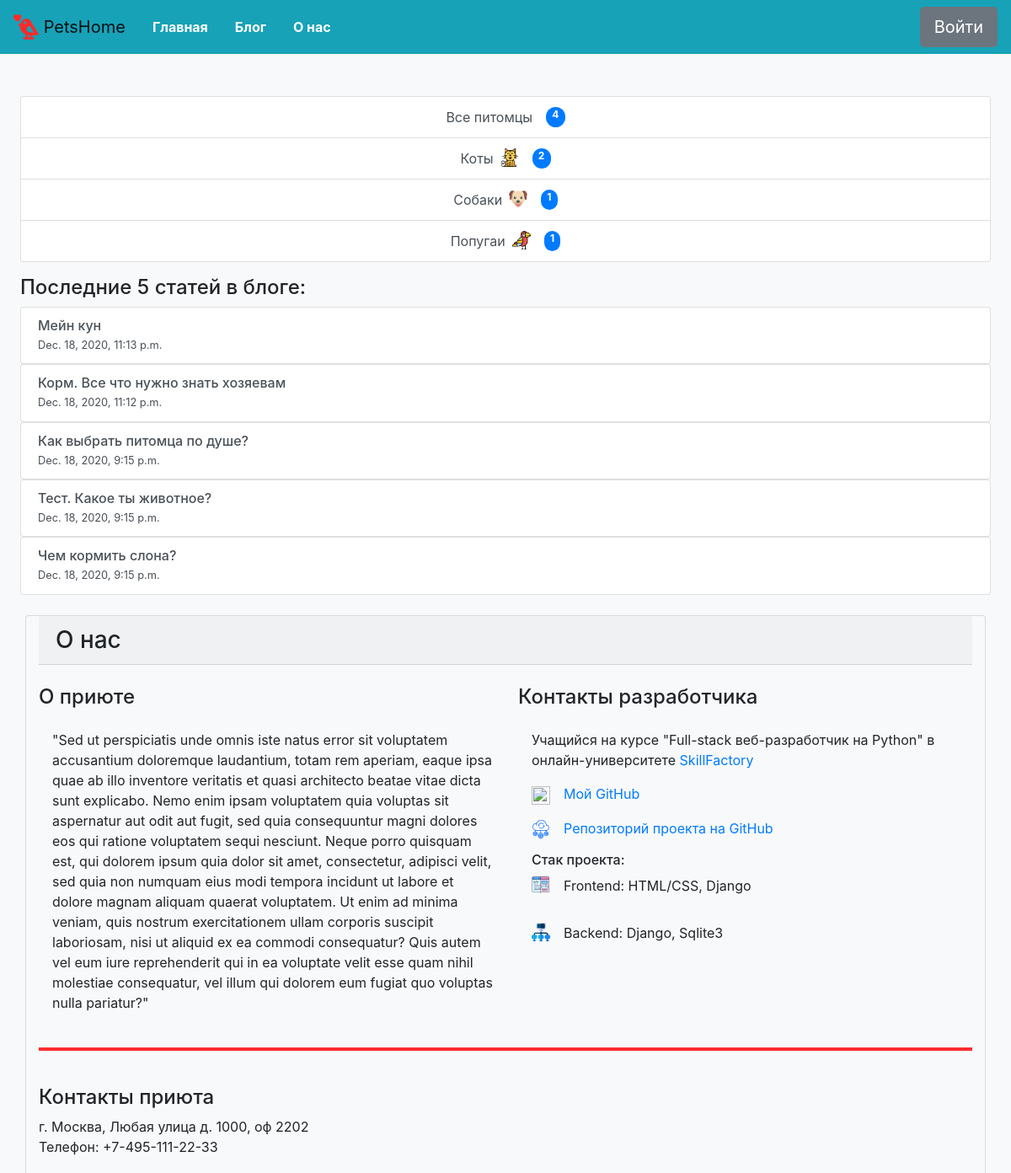
Page /aboutus/ (upper part) on the earlier database version.
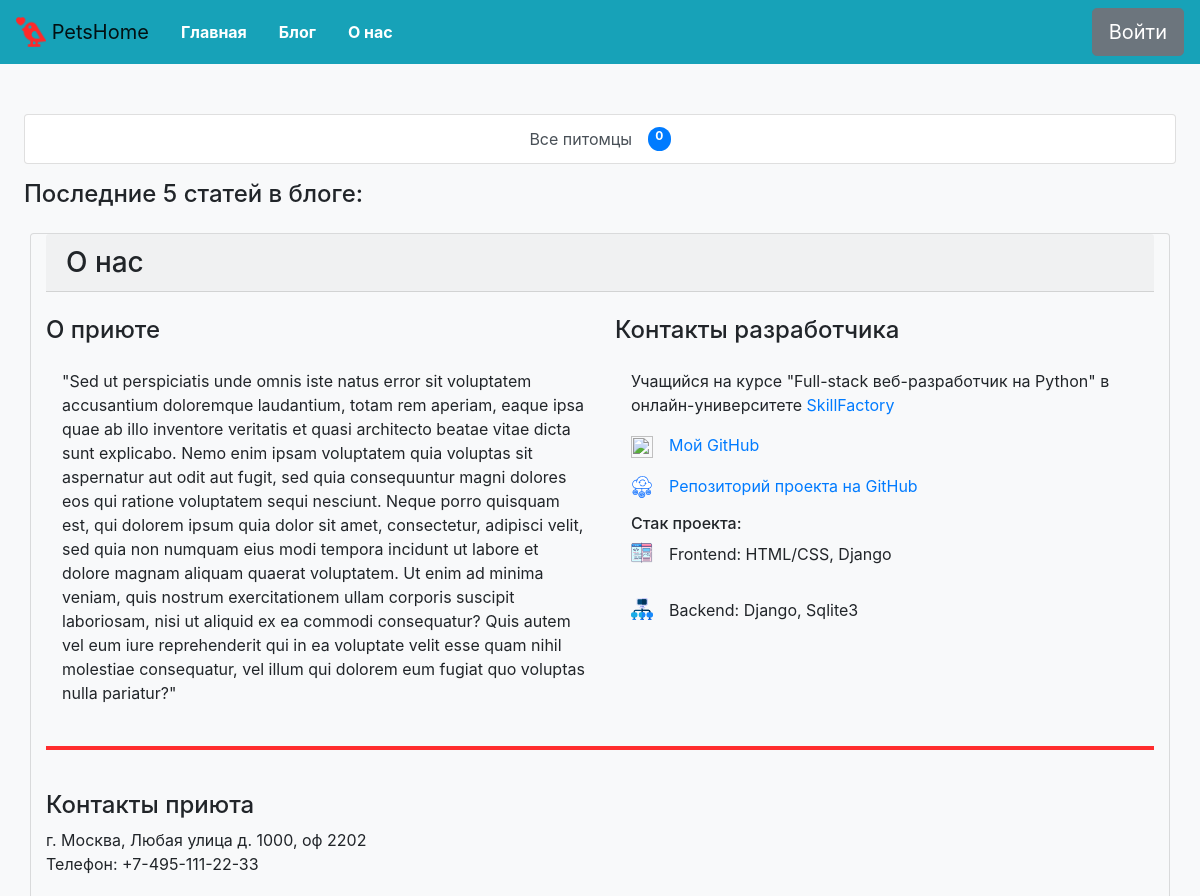
Same page on the later database version.
### pets/models.py (models this page shows, shortened)
class Animal (models.Model):
    CAT = 'Коты'
    DOG = 'Собаки'
    PARROT = 'Попугаи'
    ANIMAL_TYPE = [
        (CAT,'Коты'),
        (DOG, 'Собаки'),
        (PARROT, 'Попугаи'),
    ]
    type = models.CharField(max_length= 30, choices=ANIMAL_TYPE, verbose_name='Тип животного')
    icon = models.ImageField(upload_to='animal_icons/%Y/%m/%d', blank=True, verbose_name='Иконка животного')
    slug = models.SlugField(default='', unique=True)

class Pet (models.Model):
    MALE = 'Мальчик'
    FEMALE = 'Девочка'
    PET_SEX = [
        (MALE,'Мальчик'),
        (FEMALE, 'Девочка'),
    ]
    nickname = models.CharField(max_length=80, verbose_name='Кличка питомца')
    sex = models.CharField (max_length = 10, choices= PET_SEX, verbose_name='Пол питомца')
    breed = models.ForeignKey(Breed, on_delete= models.CASCADE, verbose_name='Порода питомца')
    description = models.TextField(verbose_name='Описание')
    date_enter = models.DateField(default=datetime.date.today(), verbose_name='Дата поступления')
    type = models.ForeignKey(Animal, on_delete=models.CASCADE, verbose_name='Тип питомца')
    year = models.SmallIntegerField(verbose_name='Возраст питомца')
    photo = models.ImageField(upload_to='pet_images/%Y/%m/%d', blank=True, verbose_name='Фото питомца')
    like = models.SmallIntegerField (default=0, verbose_name='Лайки')
    vetpasport = models.BooleanField(default= False,verbose_name='Наличие ветпаспорта у питомца')

class Blog (models.Model):
    title = models.CharField(max_length= 200, verbose_name='Название статьи')
    date = models.DateTimeField(default=timezone.now, verbose_name='Дата опубликования')
    blogpost = models.TextField(verbose_name='Текст сообщения')
    small_decc = models.CharField(max_length = 50, blank=True, verbose_name='Короткий текст сообщения')

### pets/views.py (the view)
# urls.py: path('aboutus/', views.ContactsPageView.as_view(), name='contacts'),
class ContactsPageView(TemplateView):
    template_name = 'aboutus.html'
    def get_context_data(self, **kwargs):
        context = super().get_context_data(**kwargs)
        context["animal"] = models.Animal.objects.all()
        context["pets_count"] = models.Pet.objects.all()
        context["blog5"] = models.Blog.objects.all().order_by('-pk')[:5]
        return context

### pets/templates/aboutus.html (shortened to what this page needs)
{% extends 'base.html' %}
{% load static %}
{% block main %}
    <div class="col-10 d-flex flex-column main-block-size">
        <div class="container bg-light card ">
            <h3 class="h3 mb-4 w-100 card-header">О нас </h3>
            <div class="row d-flex flex-row flex-wrap">
                <div class="col-6 about-item">
                    <h4 class="h4 w-100 mb-4">О приюте</h4>
                    <p class="ml-3">
                        "Sed ut perspiciatis unde omnis iste natus error sit voluptatem accusantium doloremque laudantium, totam rem aperiam, eaque ipsa quae ab illo inventore veritatis et quasi architecto beatae vitae dicta sunt explicabo. Nemo enim ipsam voluptatem quia voluptas sit aspernatur aut odit aut fugit, sed quia consequuntur magni dolores eos qui ratione voluptatem sequi nesciunt. Neque porro quisquam est, qui dolorem ipsum quia dolor sit amet, consectetur, adipisci velit, sed quia non numquam eius modi tempora incidunt ut labore et dolore magnam aliquam quaerat voluptatem. Ut enim ad minima veniam, quis nostrum exercitationem ullam corporis suscipit laboriosam, nisi ut aliquid ex ea commodi consequatur? Quis autem vel eum iure reprehenderit qui in ea voluptate velit esse quam nihil molestiae consequatur, vel illum qui dolorem eum fugiat quo voluptas nulla pariatur?"
                    </p>
                </div>
                <div class="col-6 about-item">
                    <h4 class="h4 w-100 mb-4">Контакты разработчика</h4>
                    <div class="ml-3">
                        <p>Учащийся на курсе "Full-stack веб-разработчик на Python" в онлайн-университете <a href="https://skillfactory.ru">SkillFactory</a> </p>
                        <div class="d-flex mb-3">
                            <a href="https://github.com/YuriyShashurin"><img class="mr-3" src="{% static 'Images\github.svg' %}" style="height: 22px; width: 22px" alt='Github'>Мой GitHub</a>
                        </div>
                        <div class="d-flex mb-3">
                            <a href="#"><img class="mr-3" src="{% static 'Images\cloud.svg' %}" style="height: 22px; width: 22px" alt='My Repositories'>Репозиторий проекта на GitHub</a>
                        </div>
                        <h6>Стак проекта:</h6>
                        <div class="d-flex flex-row mb-3">
                            <img class="mr-3" src="{% static 'Images\frontend.svg' %}" style="height: 22px; width: 22px" alt='Github'>
                            <p>Frontend: HTML/CSS, Django </p>
                        </div>
                        <div class="d-flex flex-row mb-3">
                            <img class="mr-3" src="{% static 'Images\backend.svg' %}" style="height: 22px; width: 22px" alt='Github'>
                            <p>Backend: Django, Sqlite3 </p>
                        </div>
                    </div>
                </div>
            </div>
            <div class="d-flex flex-column align-items-center mb-3">
                <div class="contact-line w-90"></div>
            </div>
            <div class="map_contact d-flex flex-column justify-content-centre">
                <h4 class="h4 w-100">Контакты приюта</h4>
                 <p class="mb-4">
                     г. Москва, Любая улица д. 1000, оф 2202 </br>
                     Телефон:  +7-495-111-22-33</br>
                 </p>
            </div>
        </div>
    </div>
{% endblock %}

### pets/templates/base.html (shortened to what this page needs)
{% load static %}
<html lang="ru">
<head>
    {% block bootstrap_header %}
    <link rel="stylesheet" href="https://cdn.jsdelivr.net/npm/bootstrap@4.5.3/dist/css/bootstrap.min.css">
    {% endblock bootstrap_header %}
    <link rel="stylesheet" href='{% static "CSS\main.css" %}'>
</head>
<body>
    <header>
        <nav class="navbar navbar-expand-lg navbar-light bg-info d-flex flex-wrap">
            <a class="navbar-brand" href="/">
                <img src="{% static 'Images/love-birds2.png' %}" width="30" height="30" class="d-inline-block align-top " alt="">
                PetsHome
              </a>
            <div class="collapse navbar-collapse justify-content-center d-flex flex-wrap" >
                <ul class="nav mr-auto justify-content-center">
                    <li class="nav-item active">
                        <a class="nav-link text-white font-weight-bold" href="/">Главная<span class="sr-only">(current)</span></a>
                    </li>
                    <li class="nav-item">
                        <a class="nav-link text-white font-weight-bold" href="/blog/">Блог</a>
                    </li>
                    <li class="nav-item">
                        <a class="nav-link text-white font-weight-bold" href="/aboutus/">О нас</a>
                    </li>
                </ul>
                <form class="form-inline my-2 my-lg-0">
                    <button class="btn btn-secondary btn-lg my-2 my-sm-0" type="submit">Войти</button>
                </form>
            </div>
        </nav>
    </header>
    <main>
        <div class="row main-wrap mb-5 d-flex flex-wrap">
            <div class="col-2 menu-block-size">
                <div class="list-group mb-3">
                    <a href="/" class="list-group-item list-group-item-action d-flex justify-content-between ">
                      Все питомцы
                      <span class=" ml-3 badge badge-primary badge-pill">{{ pets_count|length }}</span>
                    </a>
                    {% for pet in animal %}
                    <a href="/pets/{{ pet.slug }}" id="{{ pet.type }}" class=" list-group-item list-group-item-action d-flex justify-content-between">
                    {{ pet.type }}
                        <img class="mr-3 ml-2" src='{{ pet.icon.url }}' style="height: 22px; width: 22px">
                        <span class="badge badge-primary badge-pill">{{ pet.pet_set.all|length }}</span>
                    {% endfor %}
                    </a>
                </div>
                <div class="mb-4">
                    <h4 class="h4">Последние 5 статей в блоге:</h4>
                    {% for blog in blog5  %}
                    <div class="list-group">
                        <a href="/blog/{{ blog.pk }}" class="list-group-item list-group-item-action flex-column align-items-start">
                        <div class="d-flex w-100 flex-column">
                            <h6 class="h6 mb-1">{{ blog.title }}</h6>
                            <small>{{ blog.date }}</small>
                        </div>
                        </a>
                    </div>
                    {% endfor %}
                </div>
            </div>
            {% block main %}
            {% endblock %}
        </div>
    </main>
</body>
</html>

Differences in the rows shown:
removed Animal: type "Коты", icon (picture), pet_set.all|length "2"
removed Animal: type "Собаки", icon (picture), pet_set.all|length "1"
removed Animal: type "Попугаи", icon (picture), pet_set.all|length "1"
removed Blog: title "Мейн кун", date "Dec. 18, 2020, 11:13 p.m."
removed Blog: title "Корм. Все что нужно знать хозяевам", date "Dec. 18, 2020, 11:12 p.m."
removed Blog: title "Как выбрать питомца по душе?", date "Dec. 18, 2020, 9:15 p.m."
removed Blog: title "Тест. Какое ты животное?", date "Dec. 18, 2020, 9:15 p.m."
removed Blog: title "Чем кормить слона?", date "Dec. 18, 2020, 9:15 p.m."
Other differences:
{{ pets_count|length }}: "4" → "0"
